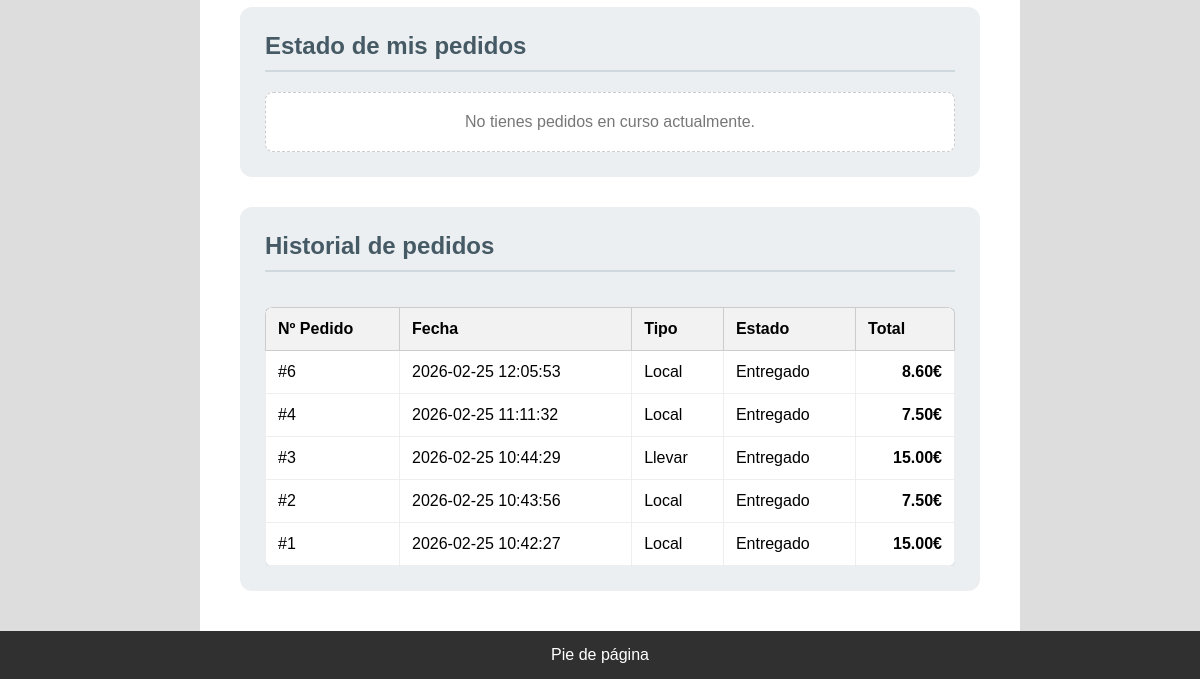
Page /perfil.php (signed in, lower part) on the earlier database version.
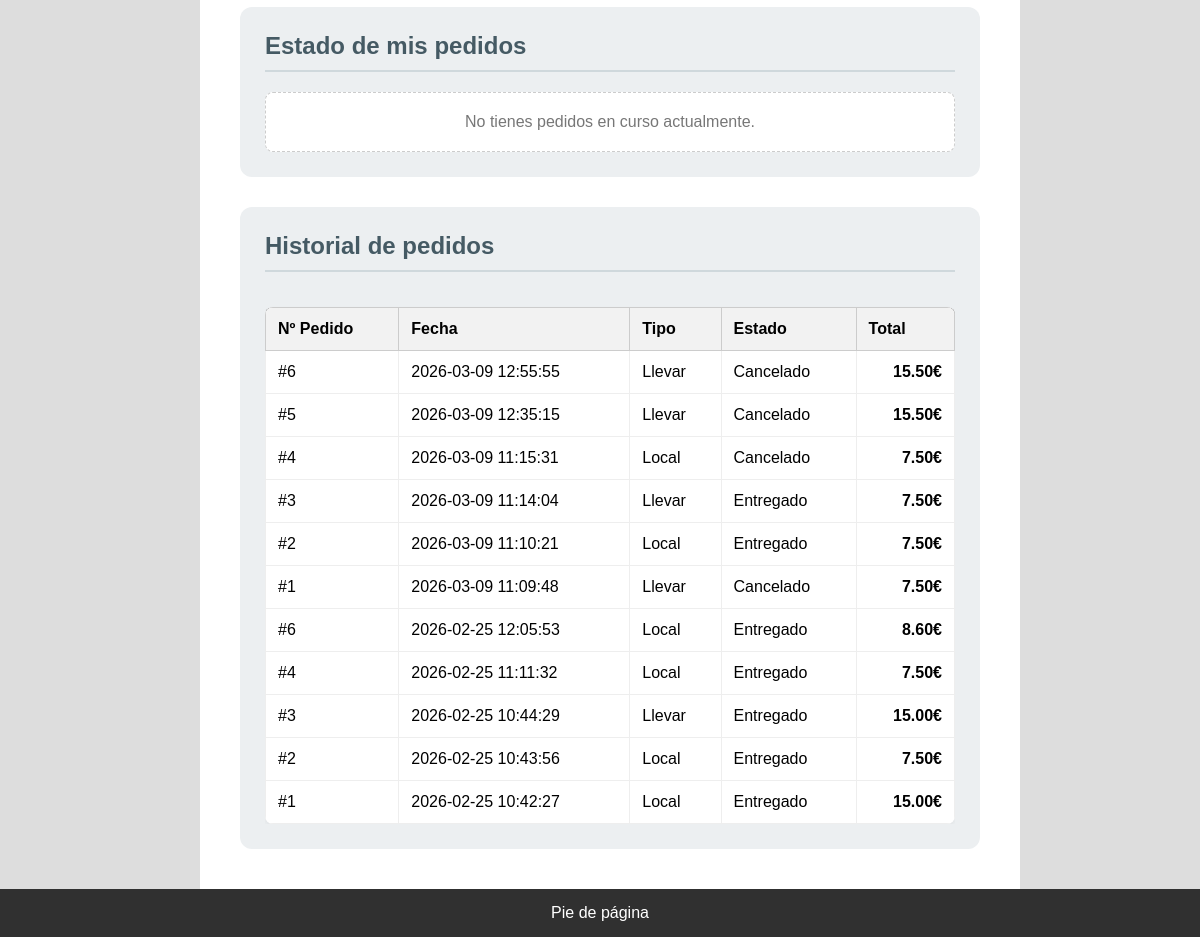
Same page on the later database version.
### tables this page shows
CREATE TABLE `pedidos` (
  `id` int(11) NOT NULL,
  `id_usuario` int(11) NOT NULL,
  `numero_pedido` int(11) NOT NULL,
  `fecha` datetime DEFAULT current_timestamp(),
  `estado` enum('Recibido','En preparación','Cocinando','Listo cocina','Terminado','Entregado','Cancelado') NOT NULL DEFAULT 'Recibido',
  `tipo` enum('Local','Llevar') NOT NULL,
  `total` decimal(10,2) NOT NULL DEFAULT 0.00
);

### perfil.php (the view, shortened to what this page needs)
<?php
$conn = Aplicacion::getInstance()->getConexionBd();
$u = $conn->real_escape_string($_SESSION['nombreUsuario']);
$query = "SELECT * FROM usuarios WHERE nombreUsuario = '$u'";
$rs = $conn->query($query);
$datos = $rs->fetch_assoc();
$idUsuario = $datos['id'];
$estadosSeguimiento = "'En preparacion', 'Cocinando', 'Listo cocina', 'Terminado'";
$queryActivos = "SELECT * FROM pedidos WHERE id_usuario = $idUsuario AND estado IN ($estadosSeguimiento) ORDER BY fecha DESC";
$rsActivos = $conn->query($queryActivos);
$htmlActivos = "";
if ($rsActivos && $rsActivos->num_rows > 0) {
    while ($ped = $rsActivos->fetch_assoc()) {
        $htmlActivos .= "
        <div class='perfil-pedido-activo'>
            <div class='perfil-pedido-activo-header'>
                <strong class='perfil-pedido-activo-titulo'>Pedido #{$ped['numero_pedido']}</strong>
                <span class='perfil-pedido-activo-estado'>{$ped['estado']}</span>
            </div>
            <div class='perfil-pedido-activo-detalle'>
                <p><strong>Fecha:</strong> {$ped['fecha']}</p>
                <p><strong>Tipo:</strong> {$ped['tipo']}</p>
                <p class='perfil-pedido-activo-total'><strong>Total: " . number_format($ped['total'], 2) . "€</strong></p>
            </div>
        </div>";
    }
} else {
    $htmlActivos = "<div class='perfil-pedido-activo-vacio'>No tienes pedidos en curso actualmente.</div>";
}
$queryHistorial = "SELECT * FROM pedidos WHERE id_usuario = $idUsuario ORDER BY fecha DESC";
$rsHistorial = $conn->query($queryHistorial);
$htmlHistorial = "<table class='perfil-historial-tabla'>
    <thead class='perfil-historial-thead'>
        <tr>
            <th class='perfil-historial-th'>Nº Pedido</th>
            <th class='perfil-historial-th'>Fecha</th>
            <th class='perfil-historial-th'>Tipo</th>
            <th class='perfil-historial-th'>Estado</th>
            <th class='perfil-historial-th'>Total</th>
        </tr>
    </thead>
    <tbody>";
if ($rsHistorial && $rsHistorial->num_rows > 0) {
    while ($ped = $rsHistorial->fetch_assoc()) {
        $htmlHistorial .= "
        <tr class='perfil-historial-row'>
            <td class='perfil-historial-cell'>#{$ped['numero_pedido']}</td>
            <td class='perfil-historial-cell'>{$ped['fecha']}</td>
            <td class='perfil-historial-cell'>{$ped['tipo']}</td>
            <td class='perfil-historial-cell'>{$ped['estado']}</td>
            <td class='perfil-historial-cell perfil-historial-cell--total'>".number_format($ped['total'], 2)."€</td>
        </tr>";
    }
} else {
    $htmlHistorial .= "<tr><td colspan='5' class='perfil-historial-vacio'>No hay historial de pedidos.</td></tr>";
}
$htmlHistorial .= "</tbody></table>";
$avatares = ['alvar.jpg', 'ethan.jpg', 'yago.jpg', 'zhirun.jpg'];
$htmlAvatares = "";
foreach($avatares as $av) {
    $checked = ($datos['avatar'] == $av) ? "checked" : "";
    $htmlAvatares .= "<label class='perfil-avatar-opcion'><img src='img/avatares/$av'><input type='radio' name='avatar_pre' value='$av' $checked></label>";
}
$contenidoPrincipal = <<<EOS
    <div class="perfil-header">
        <h1 class="perfil-header-title">Perfil de {$datos['nombreUsuario']}</h1>
        <img src="img/avatares/{$datos['avatar']}" class="perfil-header-avatar">
    </div>
    <div class="perfil-layout">
        <div class="perfil-form-wrapper">
            <form action="procesarPerfil.php" method="POST" enctype="multipart/form-data">
                <fieldset class="perfil-fieldset">
                    <legend class="perfil-legend">Actualizar mis datos</legend>
                    <p>Nombre:<br><input type="text" name="nombre" value="{$datos['nombre']}" class="perfil-input-text"></p>
                    <p>Apellidos:<br><input type="text" name="apellidos" value="{$datos['apellidos']}" class="perfil-input-text"></p>
                    <p>Email:<br><input type="email" name="email" value="{$datos['email']}" class="perfil-input-text"></p>
                    <h4 class="perfil-avatar-title">Cambiar Avatar</h4>
                    <div class="perfil-avatar-box">$htmlAvatares</div>
                    <p>O sube uno propio:<br><input type="file" name="nueva_foto" class="perfil-file-input"></p>
                    <p class="perfil-checkbox"><input type="checkbox" name="borrar_foto"> Usar foto por defecto</p>
                    <button type="submit" name="actualizar" class="perfil-submit">Guardar Cambios</button>
                </fieldset>
            </form>
        </div>
        <div class="perfil-panels">
            <div class="perfil-panel">
                <h2 class="perfil-panel-title">Estado de mis pedidos</h2>
                <div>$htmlActivos</div>
            </div>
            <div class="perfil-panel">
                <h2 class="perfil-panel-title">Historial de pedidos</h2>
                <div class="perfil-historial-wrapper">$htmlHistorial</div>
            </div>
        </div>
    </div>
EOS;
require 'includes/vistas/plantillas/plantilla.php';

Differences in the rows shown:
added pedidos: numero_pedido "6", fecha "2026-03-09 12:55:55", tipo "Llevar", estado "Cancelado", total "15.50"
added pedidos: numero_pedido "5", fecha "2026-03-09 12:35:15", tipo "Llevar", estado "Cancelado", total "15.50"
added pedidos: numero_pedido "4", fecha "2026-03-09 11:15:31", tipo "Local", estado "Cancelado", total "7.50"
added pedidos: numero_pedido "3", fecha "2026-03-09 11:14:04", tipo "Llevar", estado "Entregado", total "7.50"
added pedidos: numero_pedido "2", fecha "2026-03-09 11:10:21", tipo "Local", estado "Entregado", total "7.50"
added pedidos: numero_pedido "1", fecha "2026-03-09 11:09:48", tipo "Llevar", estado "Cancelado", total "7.50"
